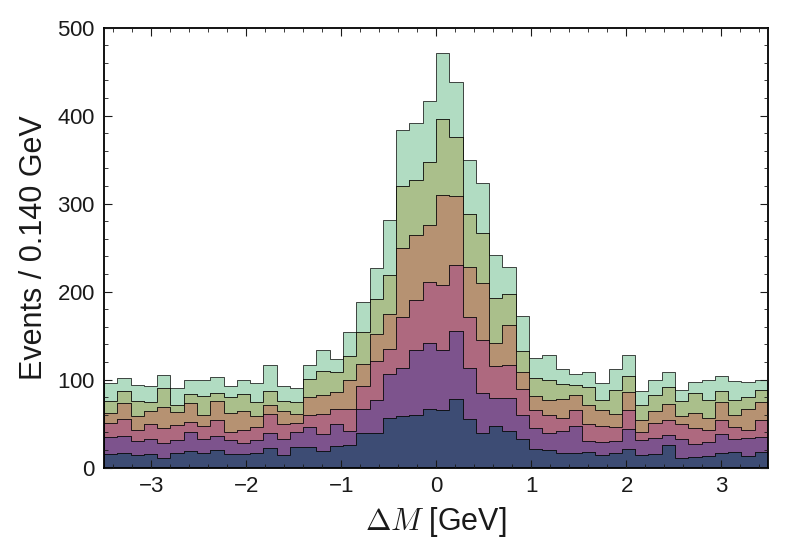

Recreate this plot in Python.
# -*- coding: utf-8 -*-
""" Stacked plot

In data science, often one wants to compare two different sets of data, like signal/background or prediction and
actual data.

In this very brief script we create two sets of data and compare them in one plot.

"""

import matplotlib
matplotlib.use('Agg')
import matplotlib.pyplot as plt
import sciplot as sp
import pandas as pd

try:
    plt.style.use('sciplot_ticks')
except OSError:
    print("Please install sciplot matplotlib style")

import numpy as np

nb = 5000
ns = 3000

df = {'mass': np.append(np.random.random_sample(nb)*7 - 3.5, np.random.normal(0, 0.5, ns))}
df['exp'] = np.random.randint(0, 6, ns+nb)

df = pd.DataFrame(df)

sp.stacked(df, "mass", 'exp', bins=50,)

sp.xlim()
sp.labels('$\Delta M$', "Events", "GeV", 0)
sp.save("stacked_plot.png")
